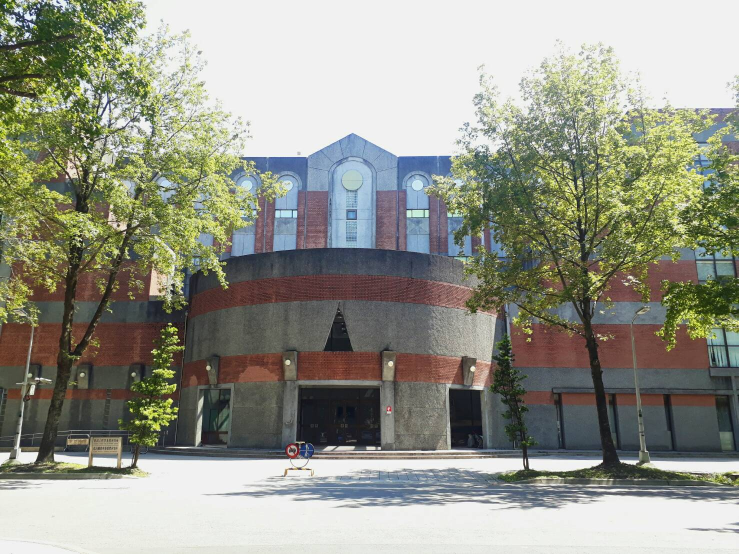
#> input picture hw1/hw1/input.png, 1477 x 1108 px (shown at 1/2 size)
$ python -i Code.py   (imports and definitions only)   (older library calls are emulated)
#> lines starting #> are read from the running program, lines starting #| are printed output that depends on the picture
import cv2
import numpy as np
import matplotlib.pyplot as plt
import sys
import os
import re
from PIL import ImageFont, ImageDraw, Image
from numpy.linalg import norm
from sklearn.cluster import KMeans

#############################color feature parameter
color_slicing = 3
bgr_bins = [8, 8, 8]
hsv_bins = [18, 3, 3]
image_size = [256, 256]
#############################edge feature parameter
edge_slicing = 4
angel_slicing = 36
edge_dominate_thres = 12
#############################local feature parameter
cluster_nums = 80
nfeatures_less = 130
nfeatures_more = 280

def read_file(filename):
#> further down, picture is the input picture: shape (1108, 1477, 3); mean B, G, R 136.5, 149.1, 147.7
    categories = os.listdir(filename)
    categories.sort()
    namelist = []
    for category in categories:
        temp = []
        if category != ".DS_Store":
            temp.append(category)
            img_names = os.listdir(os.path.join(filename, category))
            img_names.sort(key=lambda x: int(re.split('[_.]', x)[-2]))
            for img_name in img_names:
                if img_name != ".DS_Store":
                    temp.append(img_name)
            namelist.append(temp)
    return namelist

########### color feature ###########
def color_hist(image):
#     plt.imshow(image)
    b, g, r = cv2.split(image)
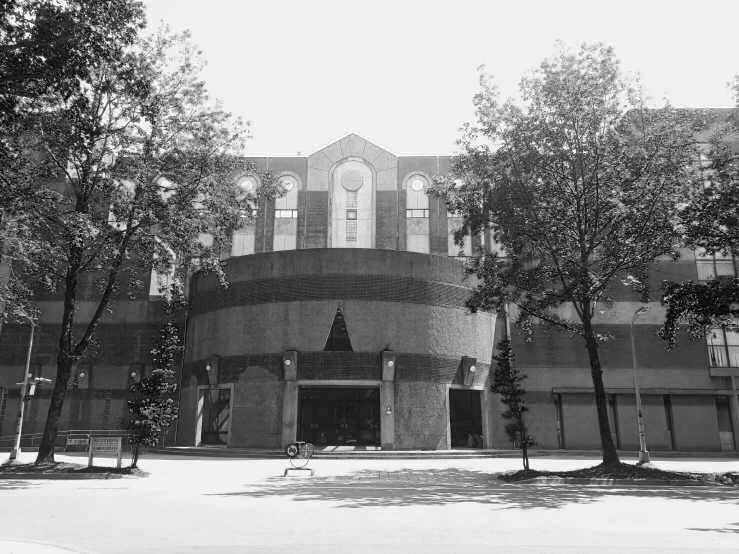
#> b: shape (1108, 1477) (shown at 1/2 size); min 0, max 255, mean 136.5
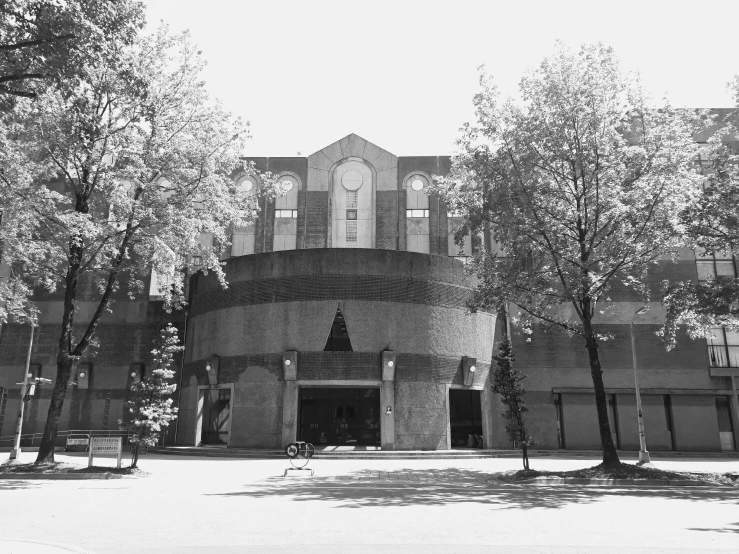
#> g: shape (1108, 1477) (shown at 1/2 size); min 1, max 255, mean 149.1
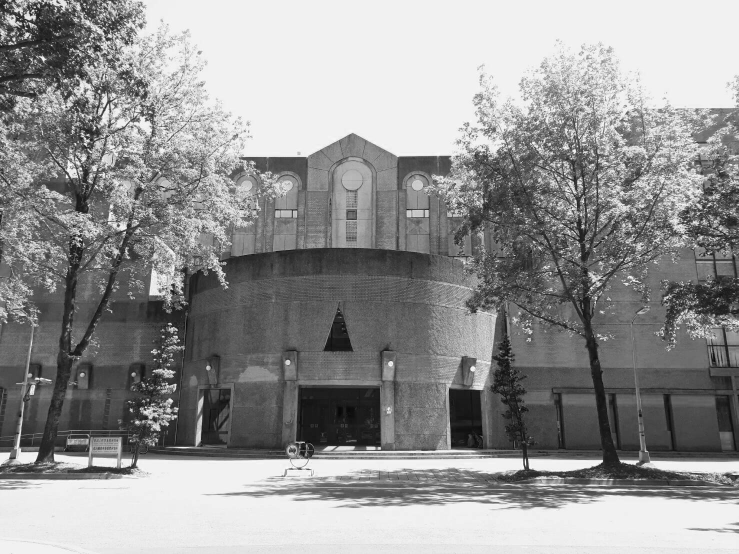
#> r: shape (1108, 1477) (shown at 1/2 size); min 0, max 255, mean 147.7
    hsvimg = cv2.cvtColor(image, cv2.COLOR_BGR2HSV)
#> hsvimg: shape (1108, 1477, 3); mean H, S, V 45.3, 51.5, 155.1
    grayimg = cv2.cvtColor(image, cv2.COLOR_BGR2GRAY)
    h, s, v = cv2.split(hsvimg)
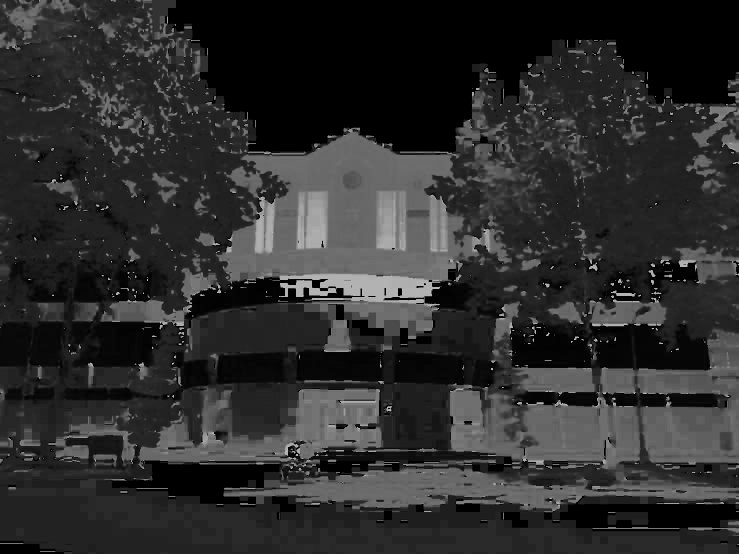
#> h: shape (1108, 1477) (shown at 1/2 size); min 0, max 179, mean 45.3
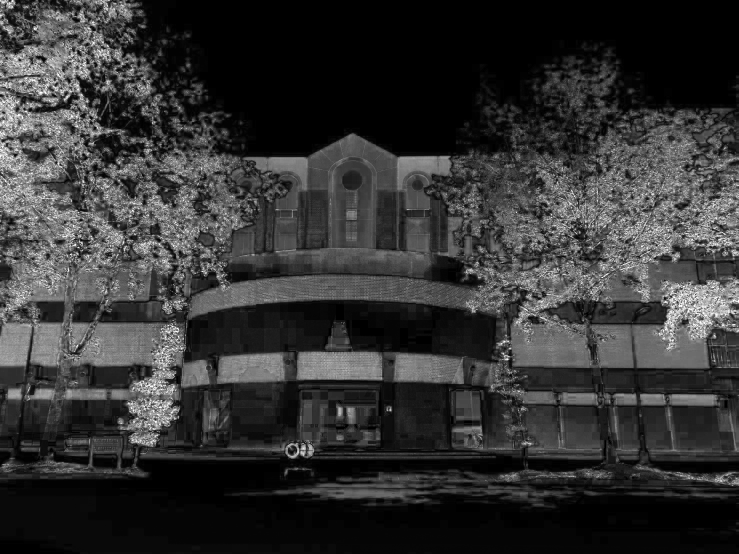
#> s: shape (1108, 1477) (shown at 1/2 size); min 0, max 255, mean 51.5
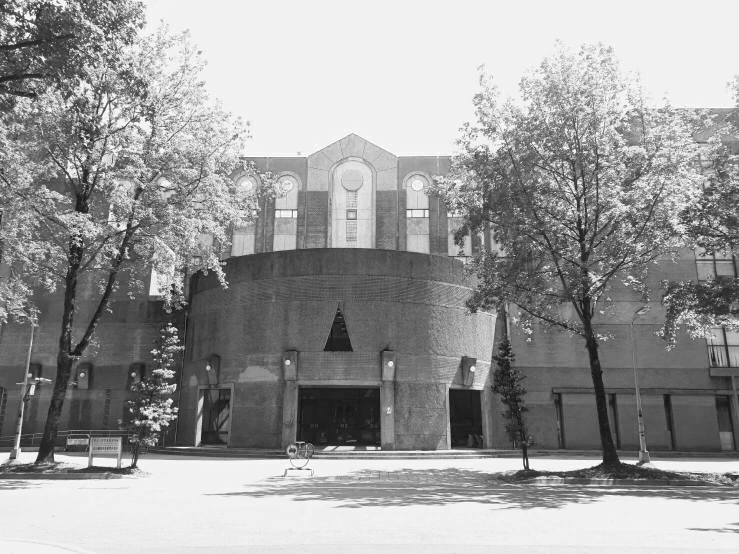
#> v: shape (1108, 1477) (shown at 1/2 size); min 2, max 255, mean 155.1

    rows, cols = h.shape[0], h.shape[1]
#> rows = 1108; cols = 1477
    r_gsize = int(rows / color_slicing)
#> r_gsize = 369
    c_gsize = int(cols / color_slicing)
#> c_gsize = 492

    bgr_hist = []
    hsv_hist = []
    h_hist = []
    s_hist = []
    v_hist = []

    for i in range(0, rows, r_gsize):
        for j in range(0, cols, c_gsize):
            ## make grids which are close to center weighted more
            row_weight = min(abs(i+(r_gsize//2)), abs(rows-(i+(r_gsize//2)))) // (r_gsize//3)
            col_weight = min(abs(j+(c_gsize//2)), abs(cols-(j+(c_gsize//2)))) // (c_gsize//3)
            total_weight = row_weight+col_weight
            ## bgr_colorspace, hsv_colorspace, independent h&s&v histogram
            bgr_hist.append((cv2.calcHist([image[i : i+r_gsize, j : j+c_gsize]], [0, 1, 2], None, bgr_bins, [0, 256, 0, 256, 0, 256]).flatten()) * total_weight)
            hsv_hist.append((cv2.calcHist([hsvimg[i : i+r_gsize, j : j+c_gsize]], [0, 1, 2], None, hsv_bins, [0, 256, 30, 256, 0, 256]).flatten()) * total_weight)
            h_hist.append((cv2.calcHist([h[i : i+r_gsize, j : j+c_gsize]], [0], None, [256], [0, 256]).flatten()) * total_weight)
            s_hist.append((cv2.calcHist([s[i : i+r_gsize, j : j+c_gsize]], [0], None, [256], [0, 256]).flatten()) * total_weight)
            v_hist.append((cv2.calcHist([v[i : i+r_gsize, j : j+c_gsize]], [0], None, [256], [0, 256]).flatten()) * total_weight)
#> after the loop, bgr_hist = 16 items; h_hist = 16 items; hsv_hist = 16 items; s_hist = 16 items; v_hist = 16 items

    bgr_array = np.asarray(bgr_hist).flatten()
#> bgr_array = 8192 values, max 723795 at index 1023, min 0 at index 2, mean 798.8
    hsv_array = np.asarray(hsv_hist).flatten()
#> hsv_array = 2592 values, max 172160 at index 875, min 0 at index 5, mean 1491.7
    h_array = np.asarray(h_hist).flatten()
#> h_array = 4096 values, max 679240 at index 256, min 0 at index 134, mean 1597.5
    s_array = np.asarray(s_hist).flatten()
#> s_array = 4096 values, max 679170 at index 256, min 0 at index 254, mean 1597.5
    v_array = np.asarray(v_hist).flatten()
#> v_array = 4096 values, max 678485 at index 497, min 0 at index 0, mean 1597.5
    #concate histogram to be color feature
    color_feature = np.concatenate([bgr_array, hsv_array, h_array, s_array, v_array])
    return color_feature

########### edge feature ###########
# [45 lines left out: functions hog, pyramid, HOG_sift, not called in this run]


########### evaluate ###########
def Bhattacharyya_distance(vec_a, vec_b):
    BC=np.sum(np.sqrt(vec_a*vec_b))
    return np.log(BC)
def coosine_similarity(vec_a, vec_b):
    return np.dot(vec_a, vec_b)/(norm(vec_a)*norm(vec_b))
# [82 lines left out: functions evaluate, evaluate_fusion, MAP, not called in this run]

############讀檔############
Folder = sys.argv[1]
filename = os.path.join(Folder, "database")
##namelist 第一個 column 存 category 的資料夾名稱，其餘 20 個 column 為圖片檔名
##namelist 共有 35 個 row
# [1 line that did not run here, left out]
namelist_700 = []
# [4 lines not run here, left out]

############color feature############
color_featurelist = []
# [9 lines not run here, left out]
color_featurearray = np.asarray(color_featurelist)
# [1 line not run here, left out]

############edge feature############
edge_featurelist = []
# [12 lines not run here, left out]
edge_featurearray = np.asarray(edge_featurelist)
# [1 line not run here, left out]

############local feature############
sift_featurelist = [] ## get less sift descriptor for training kmeans
# [10 lines not run here, left out]

sift_featurearray = np.array(sift_featurelist)
# [1 line that did not run here, left out]

local_featurelist = []
# [14 lines not run here, left out]
local_featurearray = np.asarray(local_featurelist)
# [6 lines not run here, left out]
# [1 line that did not run here, left out]
# [1 line not run here, left out]
# [1 line that did not run here, left out]
# [6 lines not run here, left out]
# [1 line that did not run here, left out]
# [1 line not run here, left out]
# [1 line that did not run here, left out]
# [6 lines not run here, left out]
# [1 line that did not run here, left out]
# [1 line not run here, left out]
# [1 line that did not run here, left out]
# [7 lines not run here, left out]
# [1 line that did not run here, left out]
# [1 line not run here, left out]
# [1 line that did not run here, left out]
# [1 line not run here, left out]

>>> import cv2
>>> picture = cv2.imread('../../hw1/hw1/input.png')
>>> result = color_hist(picture)
